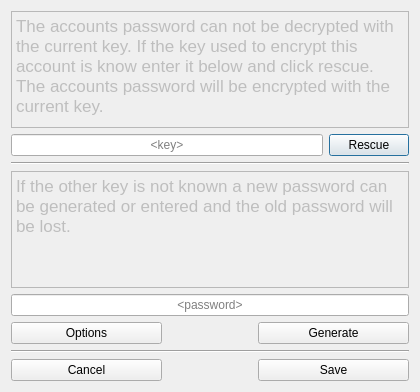
<?xml version="1.0" encoding="UTF-8"?>
<ui version="4.0">
 <class>RescueDialog</class>
 <widget class="QDialog" name="RescueDialog">
  <property name="geometry">
   <rect>
    <x>0</x>
    <y>0</y>
    <width>420</width>
    <height>392</height>
   </rect>
  </property>
  <property name="windowTitle">
   <string>Dialog</string>
  </property>
  <layout class="QVBoxLayout" name="verticalLayout_4">
   <item>
    <layout class="QVBoxLayout" name="verticalLayout">
     <item>
      <widget class="QTextEdit" name="textEdit">
       <property name="enabled">
        <bool>false</bool>
       </property>
       <property name="readOnly">
        <bool>true</bool>
       </property>
       <property name="html">
        <string>&lt;!DOCTYPE HTML PUBLIC &quot;-//W3C//DTD HTML 4.0//EN&quot; &quot;http://www.w3.org/TR/REC-html40/strict.dtd&quot;&gt;
&lt;html&gt;&lt;head&gt;&lt;meta name=&quot;qrichtext&quot; content=&quot;1&quot; /&gt;&lt;style type=&quot;text/css&quot;&gt;
p, li { white-space: pre-wrap; }
&lt;/style&gt;&lt;/head&gt;&lt;body style=&quot; font-family:'.SF NS Text'; font-size:13pt; font-weight:400; font-style:normal;&quot;&gt;
&lt;p style=&quot; margin-top:0px; margin-bottom:0px; margin-left:0px; margin-right:0px; -qt-block-indent:0; text-indent:0px;&quot;&gt;The accounts password can not be decrypted with the current key. If the key used to encrypt this account is know enter it below and click rescue. The accounts password will be encrypted with the current key.&lt;/p&gt;&lt;/body&gt;&lt;/html&gt;</string>
       </property>
      </widget>
     </item>
     <item>
      <layout class="QHBoxLayout" name="horizontalLayout">
       <item>
        <widget class="QLineEdit" name="rescueKeyLineEdit">
         <property name="text">
          <string/>
         </property>
         <property name="echoMode">
          <enum>QLineEdit::Password</enum>
         </property>
         <property name="alignment">
          <set>Qt::AlignCenter</set>
         </property>
         <property name="placeholderText">
          <string>&lt;key&gt;</string>
         </property>
        </widget>
       </item>
       <item>
        <widget class="QPushButton" name="rescuePushButton">
         <property name="text">
          <string>Rescue</string>
         </property>
        </widget>
       </item>
      </layout>
     </item>
    </layout>
   </item>
   <item>
    <widget class="Line" name="line">
     <property name="orientation">
      <enum>Qt::Horizontal</enum>
     </property>
    </widget>
   </item>
   <item>
    <layout class="QVBoxLayout" name="verticalLayout_2">
     <item>
      <widget class="QTextEdit" name="textEdit_2">
       <property name="enabled">
        <bool>false</bool>
       </property>
       <property name="readOnly">
        <bool>true</bool>
       </property>
       <property name="html">
        <string>&lt;!DOCTYPE HTML PUBLIC &quot;-//W3C//DTD HTML 4.0//EN&quot; &quot;http://www.w3.org/TR/REC-html40/strict.dtd&quot;&gt;
&lt;html&gt;&lt;head&gt;&lt;meta name=&quot;qrichtext&quot; content=&quot;1&quot; /&gt;&lt;style type=&quot;text/css&quot;&gt;
p, li { white-space: pre-wrap; }
&lt;/style&gt;&lt;/head&gt;&lt;body style=&quot; font-family:'.SF NS Text'; font-size:13pt; font-weight:400; font-style:normal;&quot;&gt;
&lt;p style=&quot; margin-top:0px; margin-bottom:0px; margin-left:0px; margin-right:0px; -qt-block-indent:0; text-indent:0px;&quot;&gt;If the other key is not known a new password can be generated or entered and the old password will be lost.&lt;/p&gt;&lt;/body&gt;&lt;/html&gt;</string>
       </property>
      </widget>
     </item>
     <item>
      <widget class="QLineEdit" name="passwordLineEdit">
       <property name="echoMode">
        <enum>QLineEdit::Password</enum>
       </property>
       <property name="alignment">
        <set>Qt::AlignCenter</set>
       </property>
       <property name="placeholderText">
        <string>&lt;password&gt;</string>
       </property>
      </widget>
     </item>
     <item>
      <layout class="QHBoxLayout" name="horizontalLayout_2">
       <item>
        <widget class="QPushButton" name="optionsPushButton">
         <property name="minimumSize">
          <size>
           <width>151</width>
           <height>0</height>
          </size>
         </property>
         <property name="maximumSize">
          <size>
           <width>200</width>
           <height>16777215</height>
          </size>
         </property>
         <property name="text">
          <string>Options</string>
         </property>
        </widget>
       </item>
       <item>
        <spacer name="horizontalSpacer">
         <property name="orientation">
          <enum>Qt::Horizontal</enum>
         </property>
         <property name="sizeHint" stdset="0">
          <size>
           <width>40</width>
           <height>20</height>
          </size>
         </property>
        </spacer>
       </item>
       <item>
        <widget class="QPushButton" name="generatePushButton">
         <property name="minimumSize">
          <size>
           <width>151</width>
           <height>0</height>
          </size>
         </property>
         <property name="maximumSize">
          <size>
           <width>200</width>
           <height>16777215</height>
          </size>
         </property>
         <property name="text">
          <string>Generate</string>
         </property>
        </widget>
       </item>
      </layout>
     </item>
    </layout>
   </item>
   <item>
    <widget class="Line" name="line_2">
     <property name="orientation">
      <enum>Qt::Horizontal</enum>
     </property>
    </widget>
   </item>
   <item>
    <layout class="QVBoxLayout" name="verticalLayout_3">
     <item>
      <layout class="QHBoxLayout" name="horizontalLayout_3">
       <item>
        <widget class="QPushButton" name="cancelPushButton">
         <property name="minimumSize">
          <size>
           <width>151</width>
           <height>0</height>
          </size>
         </property>
         <property name="maximumSize">
          <size>
           <width>200</width>
           <height>16777215</height>
          </size>
         </property>
         <property name="text">
          <string>Cancel</string>
         </property>
        </widget>
       </item>
       <item>
        <spacer name="horizontalSpacer_2">
         <property name="orientation">
          <enum>Qt::Horizontal</enum>
         </property>
         <property name="sizeHint" stdset="0">
          <size>
           <width>40</width>
           <height>20</height>
          </size>
         </property>
        </spacer>
       </item>
       <item>
        <widget class="QPushButton" name="savePushButton">
         <property name="minimumSize">
          <size>
           <width>151</width>
           <height>0</height>
          </size>
         </property>
         <property name="maximumSize">
          <size>
           <width>200</width>
           <height>16777215</height>
          </size>
         </property>
         <property name="text">
          <string>Save</string>
         </property>
        </widget>
       </item>
      </layout>
     </item>
     <item>
      <spacer name="verticalSpacer_4">
       <property name="orientation">
        <enum>Qt::Vertical</enum>
       </property>
       <property name="sizeHint" stdset="0">
        <size>
         <width>20</width>
         <height>17</height>
        </size>
       </property>
      </spacer>
     </item>
    </layout>
   </item>
  </layout>
 </widget>
 <resources/>
 <connections/>
</ui>
